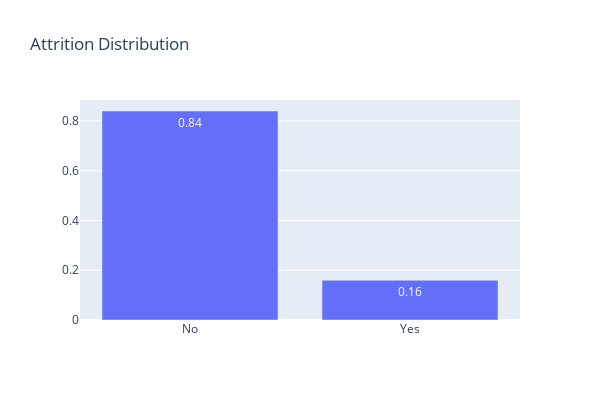

The cell this chart's notebook holds for it:
### Code cell
trace = go.Bar(x=temp.index,
               y= np.round(temp.values/temp.values.sum(),2),
               text = np.round(temp.values/temp.values.sum(),2),
               textposition = 'inside',
               name = 'Attrition')
data = [trace]
layout = go.Layout(
    autosize=False,
    width=600,
    height=400,title = "Attrition Distribution"
)

fig = go.Figure(data=data, layout=layout)
iplot(fig)
#del temp

### Figure 1 — Plotly figure (JSON) as saved in the notebook; plotly's stock layout.template omitted (floating-point values rounded to 4 significant figures)
{"data": [{"name": "Attrition", "text": [0.84, 0.16], "textposition": "inside", "x": ["No", "Yes"], "y": [0.84, 0.16], "type": "bar"}], "layout": {"autosize": false, "height": 400, "title": {"text": "Attrition Distribution"}, "width": 600}}
